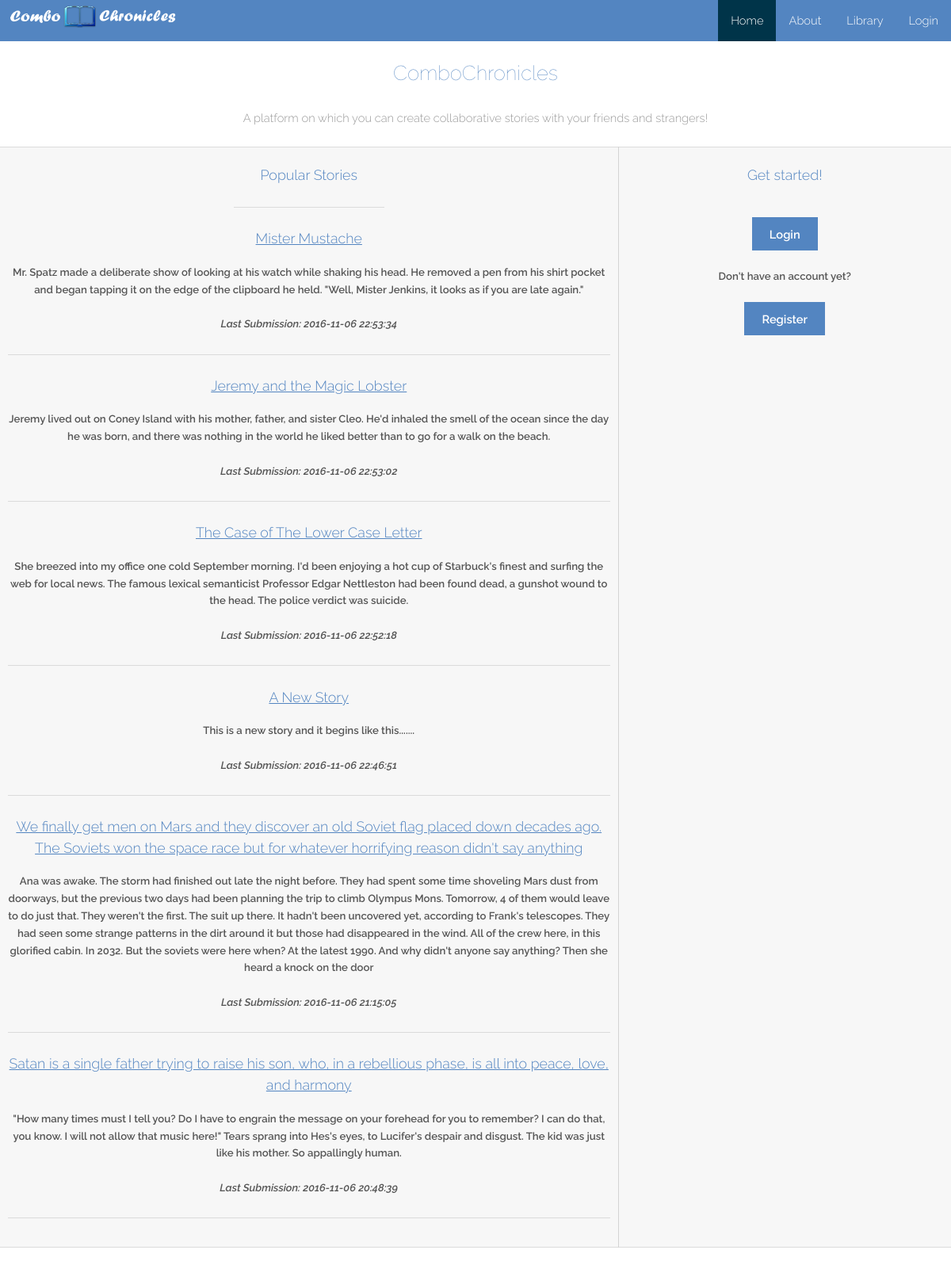
The page / on the database its author committed.
### tables this page shows
CREATE TABLE stories (storyid INTEGER PRIMARY KEY, title TEXT NOT NULL);

CREATE TABLE entries (storyid INTEGER, content TEXT NOT NULL, entryID INTEGER PRIMARY KEY autoincrement, contributor TEXT NOT NULL, timestamp TEXT NOT NULL);

### app.py (the view)
@app.route("/", methods = ['POST','GET'])
def new():
	return render_template('home.html', title = "ComboChronicles", titles_stories = zip(functions.menuStories(10)[0], functions.menuStories(10)[1], functions.menuStories(10)[2], functions.menuStories(10)[3]))

### functions.py (called while the page is built)
def returnNumEntries(storyid):
	db = sql.connect(STORIES)
	c = db.cursor()
	count = 0
	data = c.execute("SELECT * FROM entries WHERE entries.storyid = ?" , (storyid,))
	for row in data:
		count+=1
	return count

def returnLatest(numStories):
	db = sql.connect(STORIES)
	c = db.cursor()
	data = c.execute("SELECT DISTINCT storyid FROM entries ORDER BY entries.entryID DESC LIMIT ?" , (numStories,))
	stories = []
	for item in data:
		stories.append(item[0])
	return stories

def menuStories(numStories):
	db = sql.connect(STORIES)
	c = db.cursor()
	latestStories = returnLatest(numStories)
	latestEntries = []
	latestTitles = []
	latestTimes = []
	for story in latestStories:
		if returnNumEntries(story) < 10:
			data = c.execute("SELECT * FROM entries WHERE entries.storyid == ? ORDER BY entryID DESC" , (story,))
			entry = data.fetchone()
			if entry:
				latestEntries.append(entry[1]) #Entry[1] = content
				latestTimes.append(entry[4])
			data = c.execute("SELECT * FROM stories WHERE stories.storyid == ?" , (story,))
			entry = data.fetchone()
			if entry:
				latestTitles.append(entry[1]) #Entry[1] = title
	return (latestTitles, latestStories, latestEntries,latestTimes,)

### templates/home.html (shortened to what this page needs)
{% extends "index.html" %}
{% block homeact %}class="active"{% endblock %}
{% block content %}
	<center><h2>ComboChronicles</h2></center>
	{% if 'username' not in session %}
		<center>
		A platform on which you can create collaborative stories with your friends and strangers!
		</center>
		<table style="width:100%">
		<tr>
			<th style="width:65%">
			<center>
			<div class="">
			<br>
			<h3>Popular Stories</h3>
			<hr style="width:25%">
			{% for title,id,content,time in titles_stories %}
			<a href = "{{url_for ('login')}}"><h3>{{title}}</h3></a>
			{{content}}
			<br>
			<br>
			<i>Last Submission: {{time}}</i>
			<hr>
			{% endfor %}
			</div>
			</center>
			</th>
			<th style="width:35%; border-left: thin solid lightgray;>
				<div class="">
				<center>
				<br>
				<h3>Get started!</h3>
				<br>
				<form action="/login/" method="POST">
				  <input class = "button special" type = "submit" name = "log" value = "Login">
				  <br>
				  <br>
				  Don't have an account yet?
				  <br>
				  <br>
				  <input class = "button special" type = "submit" name = "reg" value = "Register">
				  <br>
				</form>
				</center>
			</th>
		</tr>
		<br>
	{% endif %}
{% endblock %}

### templates/index.html (shortened to what this page needs)
<!DOCTYPE html>
<html>
	<head>
		<link type="text/css" rel="stylesheet" href="{{ url_for('static', filename='stylesheets/index.css') }}" />
	</head>
	<body>
		<ul>
			{% if 'username' not in session %}
			<li><a {% block loginact %}{% endblock %} href="/login">Login</a></li>
			{% endif %}
			<li><a {% block libact %}{% endblock %} href="/library">Library</a></li>
			{% if 'username' not in session %}
			<li><a {% block abact %}{% endblock %} href="/about">About</a></li>
			{% endif %}
			<li><a {% block homeact %}{% endblock %} href="/">Home</a></li>
			<li style="float:left"><img src="/static/img/bluebook.png" alt="ComboChronicles" height="40" width="225"></li>
		</ul>
		<br>
		<br>
		<br>
		{% block content %}
		{% endblock %}
	</body>
</html>

### static/stylesheets/index.css (style rules this page uses)
body { margin:0; }
ul { list-style-type: none; margin: 0; padding: 0; overflow: hidden; background-color: #5385c1; position: fixed; top: 0; width: 100%; }
li { float: right; }
li a { display: block; color: white; text-align: center; padding: 14px 16px; text-decoration: none; }
.active { background-color: #003449; }
html, body, div, span, applet, object, iframe, h1, h2, h3, h4, h5, h6, p, blockquote, pre, a, abbr, acronym, address, big, cite, code, del, dfn, em, img, ins, kbd, q, s, samp, small, strike, strong, sub, sup, tt, var, b, u, i, center, dl, dt, dd, ol, ul, li, fieldset, form, label, legend, table, caption, tbody, tfoot, thead, tr, th, td, article, aside, canvas, details, embed, figure, figcaption, footer, header, hgroup, menu, nav, output, ruby, section, summary, time, mark, audio, video { margin: 0; padding: 0; border: 0; font-size: 100%; font: inherit; vertical-align: baseline; }
body { line-height: 1; }
table { border-collapse: collapse; border-spacing: 0; }
body { -webkit-text-size-adjust: none; }
*, *:before, *:after { -moz-box-sizing: border-box; -webkit-box-sizing: border-box; box-sizing: border-box; }
body { -ms-overflow-style: scrollbar; }
body { background: #fff; }
body, input, select, textarea { color: #9a9a9a; font-family: "Raleway", Arial, Helvetica, sans-serif; font-size: 13pt; font-weight: 300; line-height: 1.65; }
@media screen and (max-width: 1680px) { body, input, select, textarea { font-size: 11pt; } }
@media screen and (max-width: 1280px) { body, input, select, textarea { font-size: 11pt; } }
a { color: #5385c1; text-decoration: underline; }
em, i { font-style: italic; }
h1, h2, h3, h4, h5, h6 { color: #5385c1; font-weight: 300; line-height: 1.5; margin: 0 0 1em 0; }
h2 { font-size: 1.75em; font-weight: 100; }
h3 { font-size: 1.35em; }
hr { border: 0; border-bottom: solid 1px #dbdbdb; margin: 2em 0; }
form { margin: 0 0 2em 0; }
table { margin: 0 0 2em 0; width: 100%; }
table tbody tr { border: solid 1px #dbdbdb; border-left: 0; border-right: 0; }
table tbody tr:nth-child(2n + 1) { background-color: rgba(144, 144, 144, 0.075); }
table th { color: #555; font-size: 0.9em; font-weight: 600; padding: 0 0.75em 0.75em 0.75em; text-align: left; }
input[type="submit"], input[type="reset"], input[type="button"], button, .button { -moz-appearance: none; -webkit-appearance: none; -ms-appearance: none; appearance: none; -moz-transition: background-color 0.2s ease-in-out, color 0.2s ease-in-out; -webkit-transition: background-color 0.2s ease-in-out, color 0.2s ease-in-out; -ms-transition: background-color 0.2s ease-in-out, color 0.2s ease-in-out; transition: background-color 0.2s ease-in-out, color 0.2s ease-in-out; background-color: #003449; border-radius: 0; border: 0; color: #ffffff !important; cursor: pointer; display: inline-block; font-weight: 600; height: 2.85em; line-height: 2.95em; padding: 0 1.5em; text-align: center; text-decoration: none; white-space: nowrap; }
input[type="submit"].special, input[type="reset"].special, input[type="button"].special, button.special, .button.special { background-color: #5385c1; color: #ffffff !important; }

### rows shown on the page
stories: titles_stories "Mister Mustache"
entries: titles_stories "Mr. Spatz made a deliberate show of looking at his watch while shaking his head. He removed a pen from his shirt pocket and began tapping it on the edge of the clipboard he held. \"Well, Mister Jenkins, it looks as if you are late again.\"", titles_stories "2016-11-06 22:53:34"
stories: titles_stories "Jeremy and the Magic Lobster"
entries: titles_stories "Jeremy lived out on Coney Island with his mother, father, and sister Cleo. He'd inhaled the smell of the ocean since the day he was born, and there was nothing in the world he liked better than to go for a walk on the beach.", titles_stories "2016-11-06 22:53:02"
stories: titles_stories "The Case of The Lower Case Letter"
entries: titles_stories "She breezed into my office one cold September morning. I'd been enjoying a hot cup of Starbuck's finest and surfing the web for local news. The famous lexical semanticist Professor Edgar Nettleston had been found dead, a gunshot wound to the head. The police verdict was suicide.", titles_stories "2016-11-06 22:52:18"
stories: titles_stories "A New Story"
entries: titles_stories "This is a new story and it begins like this.......", titles_stories "2016-11-06 22:46:51"
stories: titles_stories "We finally get men on Mars and they discover an old Soviet flag placed down decades ago. The Soviets won the space race but for whatever horrifying reason didn't say anything"
entries: titles_stories "Ana was awake. The storm had finished out late the night before. They had spent some time shoveling Mars dust from doorways, but the previous two days had been planning the trip to climb Olympus Mons. Tomorrow, 4 of them would leave to do just that. They weren't the first. The suit up there. It hadn't been uncovered yet, according to Frank's telescopes. They had seen some strange patterns in the dirt around it but those had disappeared in the wind. All of the crew here, in this glorified cabin. In 2032. But the soviets were here when? At the latest 1990. And why didn't anyone say anything? Then she heard a knock on the door", titles_stories "2016-11-06 21:15:05"
stories: titles_stories "Satan is a single father trying to raise his son, who, in a rebellious phase, is all into peace, love, and harmony"
entries: titles_stories "\"How many times must I tell you? Do I have to engrain the message on your forehead for you to remember? I can do that, you know. I will not allow that music here!\" Tears sprang into Hes's eyes, to Lucifer's despair and disgust. The kid was just like his mother. So appallingly human.", titles_stories "2016-11-06 20:48:39"
